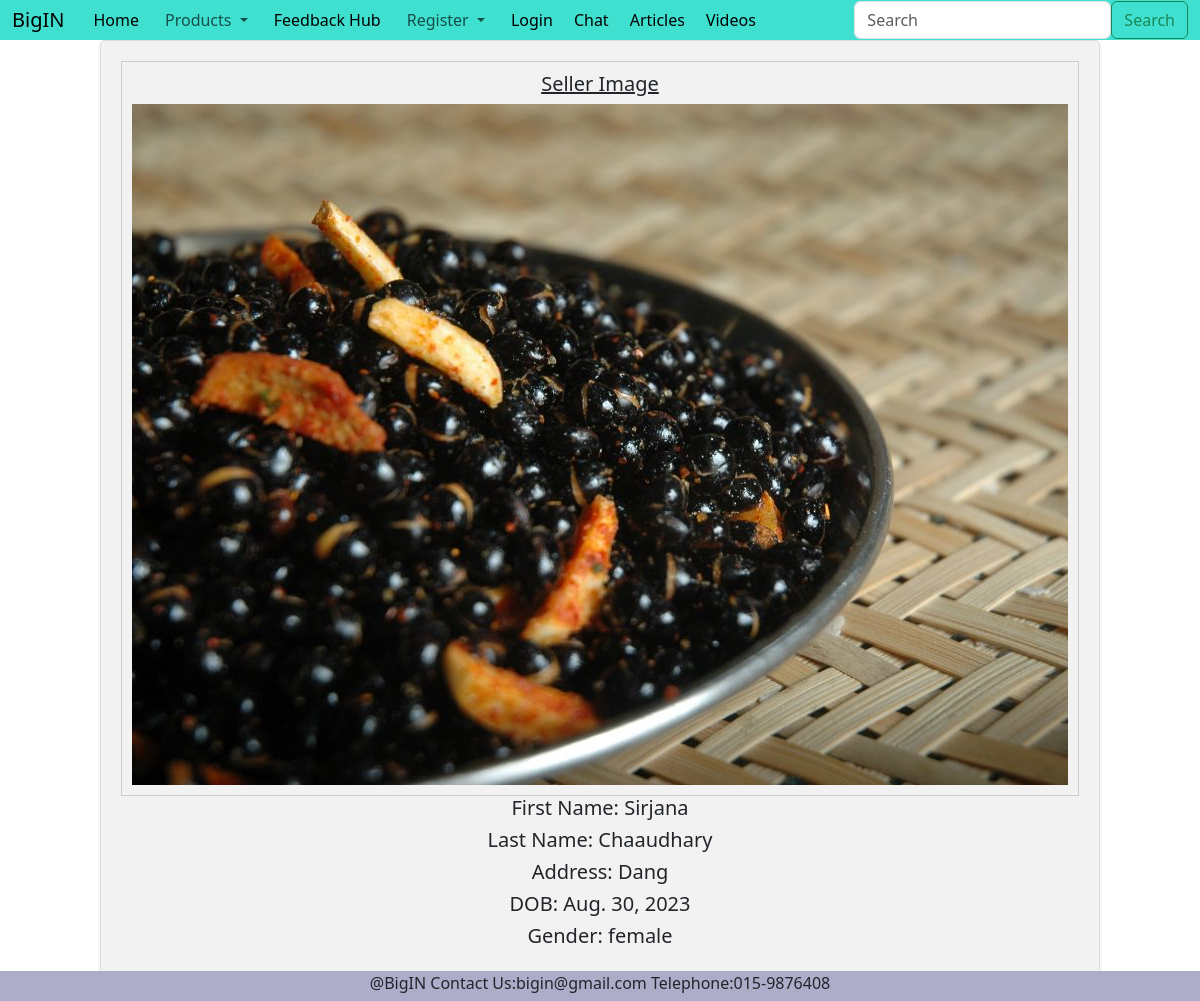
Screenshot of /seller-profile/3/ with the database file from the repository.
### Big_inApp/models.py (models this page shows, shortened)
class SellerProfile(models.Model):
    user = models.OneToOneField(CustomUser, on_delete=models.CASCADE, related_name='seller_profile')
    first_name = models.CharField(max_length=100)
    last_name = models.CharField(max_length=100)
    address = models.CharField(max_length=200)
    dob = models.DateField()
    GENDER_CHOICES = [
        ('male', 'Male'),
        ('female', 'Female'),
        ('other', 'Other'),
    ]
    gender = models.CharField(max_length=6, choices=GENDER_CHOICES)
    photo = models.ImageField(upload_to='seller_photos/')
    citizenship_card = models.ImageField(upload_to='seller_citizenship_cards/')

### Big_inApp/views.py (the view)
# urls.py: path('seller-profile/<int:seller_id>/', seller_profile, name='seller_profile'),
def seller_profile(request, seller_id):
    seller = SellerProfile.objects.get(id=seller_id)
    return render(request, 'sellerprofile.html', context={"seller": seller})

### Big_inApp/context_processors.py (called while the page is built)
def categories(request):
    categories = ProductCategory.objects.all()
    return {'categories': categories}

### templates/sellerprofile.html (shortened to what this page needs)
{% extends 'base.html'%}
{% block body %}
<div class="seller-container">
     <div class="img-container">
        <h5><u>Seller Image</u></h5>
        <div class="image-box">
            <img src="{{ seller.photo.url }}" alt="Seller Image">
        </div>
    </div>
     <h5>First Name: {{ seller.first_name }}</h5>
    <h5> Last Name: {{ seller.last_name }}</h5>
    <h5> Address: {{ seller.address}}</h5>
        <h5>DOB: {{ seller.dob}}</h5>
     <h5>Gender: {{ seller.gender}}</h5><br>
    </div>
{% endblock body%}

### templates/base.html (style rules this page uses)
body { font-family: Arial, sans-serif; background-color:teal; }

### templates/sellerprofile.html (style rules this page uses)
.seller-container { background-color: #f2f2f2; padding: 20px; border: 1px solid #ddd; border-radius: 5px; box-shadow: 0 2px 4px rgba(0, 0, 0, 0.1); text-align: center; max-width: 1000px; margin: 0 auto; }
.img-container { border: 1px solid #ccc; padding: 10px; max-width: 1000px; text-align: center; margin: 0 auto; }
.img-container h5 u { text-decoration: underline; }
.image-box { max-width: 100%; text-align: center; overflow: hidden; }

### rows the page displays
SellerProfile: photo (picture), first_name "Sirjana", last_name "Chaaudhary", address "Dang", dob "Aug. 30, 2023", gender "female"
